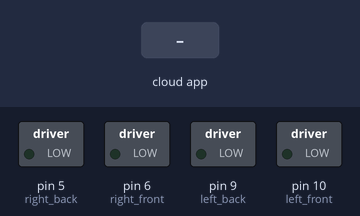
Bench run of a sketch on a simulated Arduino Uno, built with avr-gcc and run on an emulated ATmega328P. Shown: switched loads named in the sketch (green lamp = pin HIGH). The test bench sets the inputs (shaded band). The ROS host is connected and sends only what is stated.

Above: at 1.2 s.
1.3 s: the phone or cloud app sets linear.x to -100
At 2.5 s:
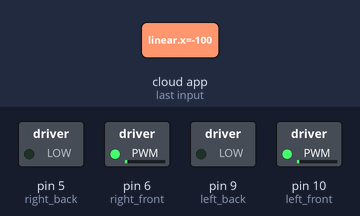
2.8 s: the phone or cloud app sets linear.x to 100
At 3.7 s:
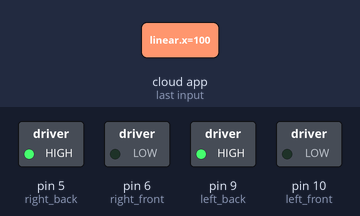
4.3 s: the phone or cloud app sets angular.z to -100
At 4.8 s:
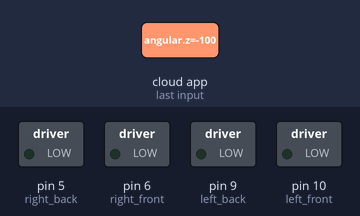
5.8 s: the phone or cloud app sets linear.x to 0
At 7.0 s:
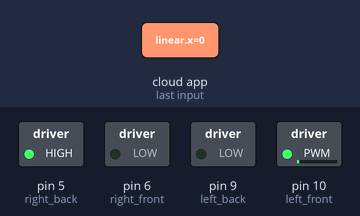
7.3 s: the phone or cloud app sets angular.z to 100
At 8.3 s:
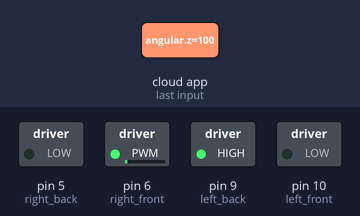
8.8 s: the phone or cloud app sets angular.z to 0
At 9.5 s:
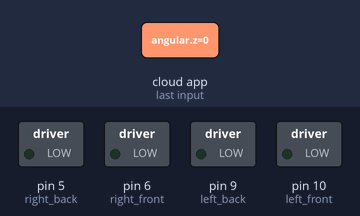
Timing chart, 0 to 11.3 s (numbered marks = the images above; inputs shaded):
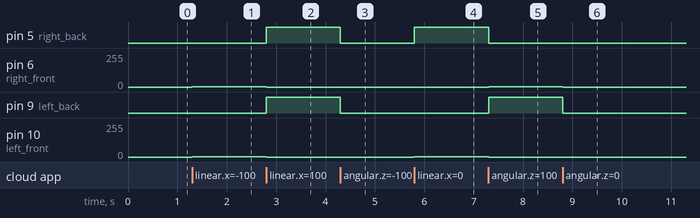

Measured:
- after the input at 1.3 s, pin 6 (right_front), pin 10 (left_front): 0/255 → 1/255 at once
- after the input at 2.8 s, pin 5 (right_back), pin 9 (left_back): LOW → HIGH at once; pin 6 (right_front), pin 10 (left_front): 1/255 → 0/255 at once
- after the input at 4.3 s, pin 5 (right_back), pin 9 (left_back): HIGH → LOW at once
- after the input at 5.8 s, pin 5 (right_back): LOW → HIGH at once; pin 10 (left_front): 0/255 → 1/255 at once
- after the input at 7.3 s, pin 5 (right_back): HIGH → LOW at once; pin 6 (right_front): 0/255 → 1/255 at once; pin 9 (left_back): LOW → HIGH at once; pin 10 (left_front): 1/255 → 0/255 at once
- after the input at 8.8 s, pin 6 (right_front): 1/255 → 0/255 at once; pin 9 (left_back): HIGH → LOW at once

The sketch:

motor_test.ino
```cpp
#if (ARDUINO >= 100)
#include <Arduino.h>
#else
#include <WProgram.h>
#endif

#include <ros.h>
#include <geometry_msgs/Twist.h>
// Pin variables for motors.
const int right_back = 5;
const int right_front = 6;
const int left_back = 9;
const int left_front = 10;


ros::NodeHandle  nh;

void MoveFwd() {
  digitalWrite(right_back, HIGH);
  digitalWrite(left_back, HIGH);
  analogWrite(right_front,LOW);
  analogWrite(left_front, LOW);
}

void MoveStop() {
  digitalWrite(right_back, LOW);
  digitalWrite(left_back, LOW);
  analogWrite(right_front,LOW);
  analogWrite(left_front, LOW);
}
void MoveLeft() {
  digitalWrite(right_back, HIGH);
  digitalWrite(left_back, LOW);
  analogWrite(right_front,LOW);
  analogWrite(left_front, HIGH);
}
void MoveRight() {
  digitalWrite(right_back, LOW);
  digitalWrite(left_back, HIGH);
  analogWrite(right_front,HIGH);
  analogWrite(left_front, LOW);
}
void MoveBack() {
  digitalWrite(right_back, LOW);
  digitalWrite(left_back, LOW);
  analogWrite(right_front,HIGH);
  analogWrite(left_front, HIGH);
}

void cmd_vel_cb(const geometry_msgs::Twist & msg) {
  // Read the message. Act accordingly.
  // We only care about the linear x, and the rotational z.
  const float x = msg.linear.x;
  const float z_rotation = msg.angular.z;

  // Decide on the morot state we need, according to command.
  if (x > 0 && z_rotation == 0) {
    MoveFwd();
  }
  else if (x == 0 && z_rotation == 1) {
    MoveRight();
  }
else if (x == 0 && z_rotation < 0) {
    MoveLeft();
  }
else if (x < 0 && z_rotation == 0) {
    MoveBack();
  }
else{
    MoveStop();
  }
}
ros::Subscriber<geometry_msgs::Twist> sub("cmd_vel", cmd_vel_cb);
void setup() {
  pinMode(right_back, OUTPUT);
  pinMode(left_back, OUTPUT);
  pinMode(right_front, OUTPUT);
  pinMode(left_front, OUTPUT);


  nh.initNode();
  nh.subscribe(sub);
}

void loop() {
  nh.spinOnce();
  delay(1);
}
```
